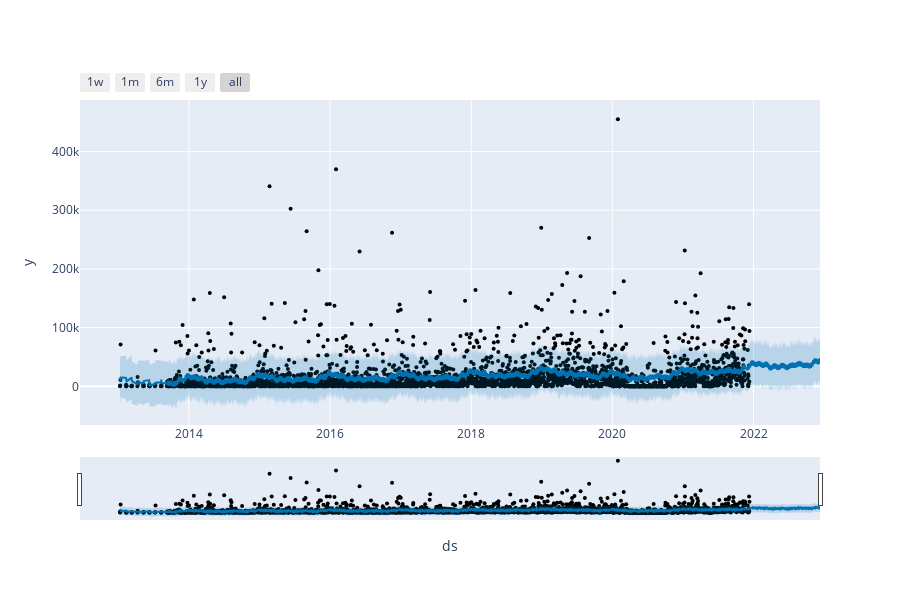

Notebook cell for this chart:
### Code cell
plot_plotly(Room_m,Room_forecast)

### Figure 1 — Plotly figure (JSON) as saved in the notebook; plotly's stock layout.template omitted (floating-point values rounded to 4 significant figures; data arrays with more than 128 entries replaced by an {"elided": "..."} marker saying what was removed)
{"data": [{"marker": {"color": "black", "size": 4}, "mode": "markers", "name": "Actual", "type": "scatter", "x": {"elided": "3002 str values"}, "y": {"elided": "3002 float values"}}, {"hoverinfo": "skip", "line": {"width": 0}, "mode": "lines", "type": "scatter", "x": {"elided": "3367 str values"}, "y": {"elided": "3367 float values"}}, {"fill": "tonexty", "fillcolor": "rgba(0, 114, 178, 0.2)", "line": {"color": "#0072B2", "width": 2}, "mode": "lines", "name": "Predicted", "type": "scatter", "x": {"elided": "3367 str values"}, "y": {"elided": "3367 float values"}}, {"fill": "tonexty", "fillcolor": "rgba(0, 114, 178, 0.2)", "hoverinfo": "skip", "line": {"width": 0}, "mode": "lines", "type": "scatter", "x": {"elided": "3367 str values"}, "y": {"elided": "3367 float values"}}], "layout": {"height": 600, "showlegend": false, "width": 900, "xaxis": {"rangeselector": {"buttons": [{"count": 7, "label": "1w", "step": "day", "stepmode": "backward"}, {"count": 1, "label": "1m", "step": "month", "stepmode": "backward"}, {"count": 6, "label": "6m", "step": "month", "stepmode": "backward"}, {"count": 1, "label": "1y", "step": "year", "stepmode": "backward"}, {"step": "all"}]}, "rangeslider": {"visible": true}, "title": {"text": "ds"}, "type": "date"}, "yaxis": {"title": {"text": "y"}}}}
